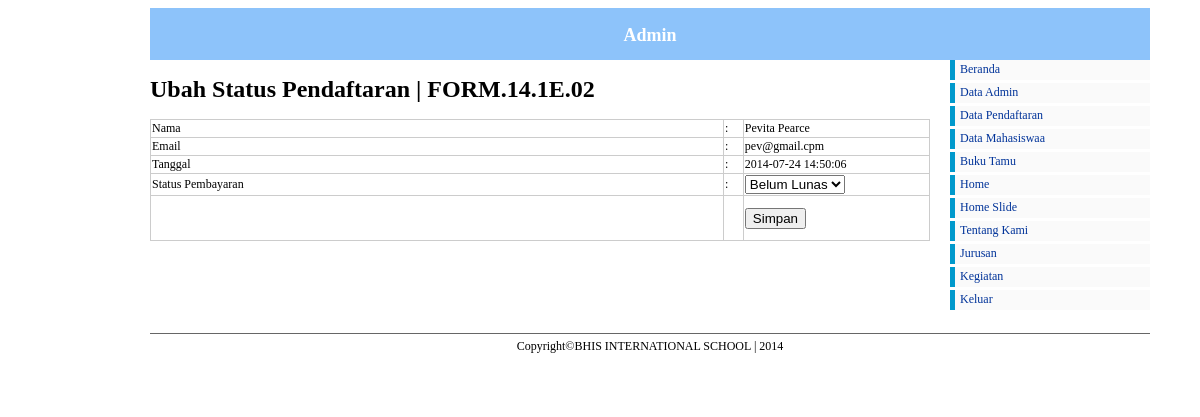
Page /admin/index.php?pg=pendaftaran/ubah_pendaftaran&id=FORM.14.1E.02 (signed in) on the committed database.
### tables this page shows
CREATE TABLE IF NOT EXISTS `formulir` (
  `nomor_formulir` varchar(17) NOT NULL,
  `nama` varchar(50) NOT NULL,
  `foto` varchar(100) NOT NULL,
  `kelas` char(1) NOT NULL,
  `jurusan` int(1) NOT NULL,
  `jenis_kelamin` varchar(10) NOT NULL,
  `agama` varchar(10) NOT NULL,
  `email` varchar(100) NOT NULL,
  `password` varchar(40) NOT NULL,
  `alamat` varchar(100) NOT NULL,
  `kota_lahir` varchar(30) NOT NULL,
  `tanggal_lahir` date NOT NULL,
  `sekolah` varchar(50) NOT NULL,
  `tingkat` char(5) NOT NULL,
  `hobi` varchar(100) DEFAULT NULL,
  `cita` varchar(100) DEFAULT NULL,
  `tlp` char(12) NOT NULL,
  `ayah` varchar(50) DEFAULT NULL,
  `ibu` varchar(50) DEFAULT NULL,
  `pekerjaanayah` varchar(50) DEFAULT NULL,
  `pekerjaanibu` varchar(50) DEFAULT NULL,
  `tanggal_daftar` timestamp NOT NULL DEFAULT CURRENT_TIMESTAMP,
  `lunas` tinyint(1) NOT NULL DEFAULT '0',
  PRIMARY KEY (`nomor_formulir`)
);

### admin/pendaftaran/ubah_pendaftaran.php (the view, shortened to what this page needs)
	<?php
$data 	= mysql_query("select * from formulir where nomor_formulir = '$_GET[id]'");
$tampil = mysql_fetch_array($data);
?>
<h1>Ubah Status Pendaftaran | <?php echo $_GET['id']; ?></h1>
<form action="" method="post" enctype="multipart/form-data" name="form1">
	<table width="441" border="1" align="center">
		<tr>
			<td width="314">Nama</td>
			<td width="8">:</td>
			<td width="97">
				<?php echo $tampil['nama'];?>
			</td>
		</tr>
		<tr>
			<td>Email</td>
			<td>:</td>
			<td><?php echo $tampil['email'];?></td>
		</tr>
		<tr>
			<td>Tanggal</td>
			<td>:</td>
			<td><?php echo $tampil['tanggal_daftar']; ?></td>
		</tr>
		<tr>
			<td>Status Pembayaran</td>
			<td>:</td>
			<td>
				<select name="pembayaran" >
					<option value="belumlunas" selected>Belum Lunas</option>
				</select>
			</td>
		</tr>
		<tr>
		  <td height="42">&nbsp;</td>
		  <td>&nbsp;</td>
		  <td><input type="submit" name="button" class="klik" value="Simpan"></td>
		</tr>
	</table>
</form>

### admin/css/admin.css (style rules this page uses)
body { font-size: 62.5%; font-family: "Trebuchet MS", "Arial", "Helvetica", "Verdana", "sans-serif"; }
table { font-size: 12px; width:780px; border:1px solid #CCC; border-collapse:collapse; }

### rows in the picture
formulir: nama "Pevita Pearce", email "pev@gmail.cpm", tanggal_daftar "2014-07-24 14:50:06"

### other values in the picture
$_GET['id'] "FORM.14.1E.02"
